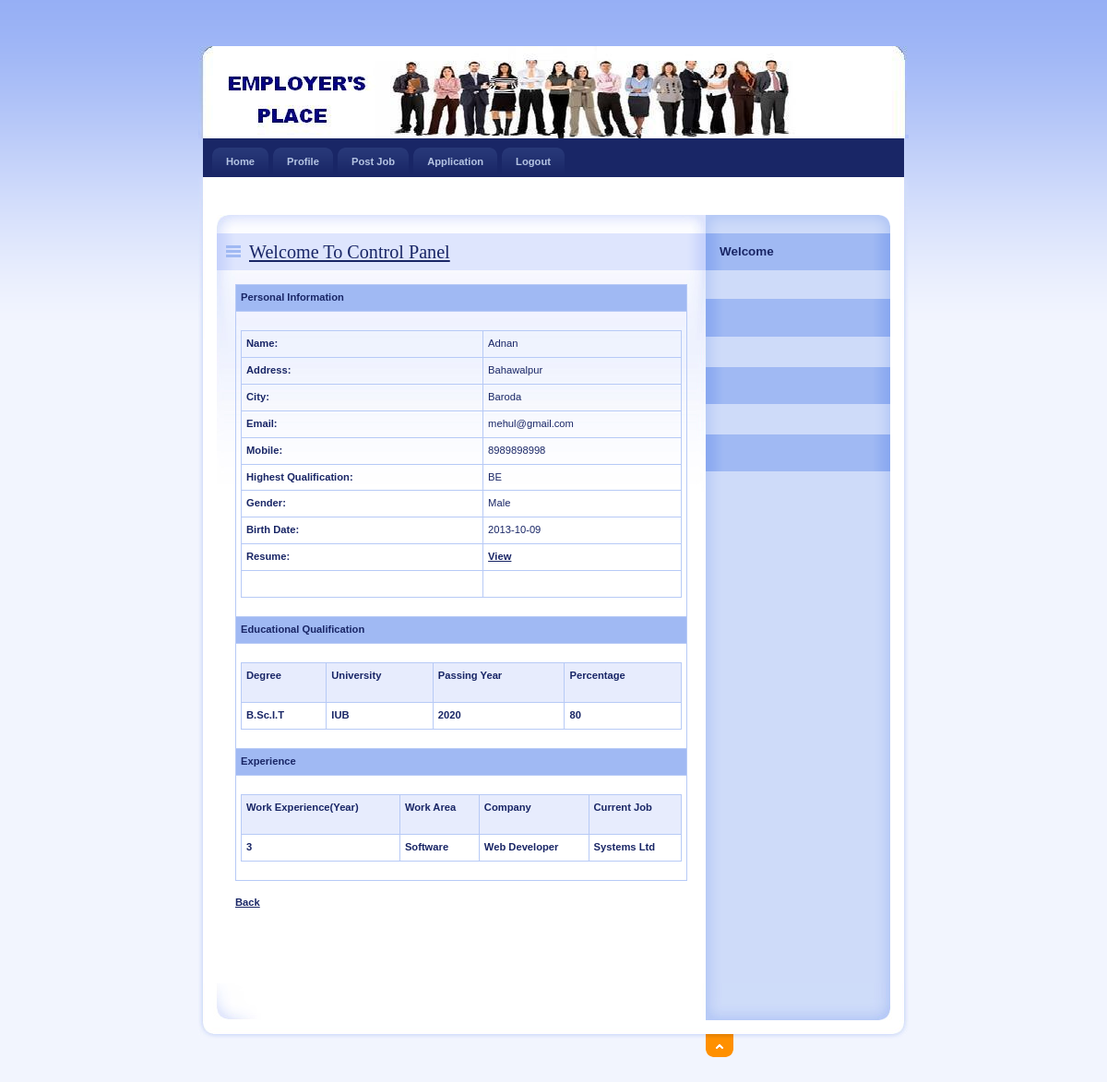
Screenshot of /Employer/ViewBiodata.php?JobSeekId=6 with the database file from the repository.
### tables this page shows
CREATE TABLE `jobseeker_reg` (
  `JobSeekId` int(11) NOT NULL,
  `JobSeekerName` varchar(20) NOT NULL,
  `Address` varchar(100) NOT NULL,
  `City` varchar(20) NOT NULL,
  `Email` varchar(40) NOT NULL,
  `Mobile` bigint(20) NOT NULL,
  `Qualification` varchar(20) NOT NULL,
  `Gender` varchar(10) NOT NULL,
  `BirthDate` date NOT NULL,
  `Resume` varchar(200) NOT NULL,
  `Status` varchar(10) NOT NULL,
  `UserName` varchar(20) NOT NULL,
  `Password` varchar(20) NOT NULL,
  `Question` varchar(100) NOT NULL,
  `Answer` varchar(50) NOT NULL
);

CREATE TABLE `jobseeker_education` (
  `EduId` int(11) NOT NULL,
  `JobSeekId` int(11) NOT NULL,
  `Degree` varchar(20) NOT NULL,
  `University` varchar(100) NOT NULL,
  `PassingYear` mediumint(9) NOT NULL,
  `Percentage` float NOT NULL
);

CREATE TABLE `experience` (
  `E_id` int(11) NOT NULL,
  `seekerid` int(11) NOT NULL,
  `start_date` varchar(255) NOT NULL,
  `EndDate` varchar(255) NOT NULL,
  `Work_exp` varchar(255) NOT NULL,
  `Work_area` varchar(255) NOT NULL,
  `Current_job` varchar(255) NOT NULL,
  `Cmp_name` varchar(255) NOT NULL,
  `Location` varchar(255) NOT NULL
);

### Employer/ViewBiodata.php (the view, shortened to what this page needs)
<!DOCTYPE html PUBLIC "-//W3C//DTD XHTML 1.0 Strict//EN" "http://www.w3.org/TR/xhtml1/DTD/xhtml1-strict.dtd">
<html xmlns="http://www.w3.org/1999/xhtml" xml:lang="cs" lang="cs">
<head>
    <link rel="stylesheet" media="screen,projection" type="text/css" href="./css/main.css" />
    <link rel="stylesheet" media="print" type="text/css" href="./css/print.css" />
    <link rel="stylesheet" media="aural" type="text/css" href="./css/aural.css" />
    <link href="../SpryAssets/SpryValidationTextarea.css" rel="stylesheet" type="text/css" />
</head>
<body id="www-url-cz">
<div id="main" class="box">
<?php
include "Header.php"
?>
<?php
include "menu.php"
?>
    <div id="page" class="box">
    <div id="page-in" class="box">
        <div id="strip" class="box noprint">
            <p id="breadcrumbs">&nbsp;</p>
        </div>
        <div id="content">
            <div class="article">
                <h2><span><a href="#">Welcome To Control Panel</a></span></h2>
              <table width="100%" border="0" cellspacing="0" cellpadding="0">
                  <tr>
                    <td bgcolor="#A0B9F3"><strong>Personal Information</strong></td>
                  </tr>
                  <tr>
                    <td>
                    <?php
$ID=$_GET['JobSeekId'];
$con = mysqli_connect("localhost","root","");
mysqli_select_db($con,"job");
$sql = "select * from JobSeeker_Reg where JobSeekId='".$ID."'  ";
$result = mysqli_query($con,$sql);
$row = mysqli_fetch_array($result)
?>
                <table width="100%" border="1" cellspacing="2" cellpadding="2">
                  <tr>
                    <td><strong>Name:</strong></td>
                    <td><?php echo $row['JobSeekerName'];?></td>
                  </tr>
                  <tr>
                    <td><strong>Address:</strong></td>
                    <td><?php echo $row['Address'];?></td>
                  </tr>
                  <tr>
                    <td><strong>City:</strong></td>
                    <td><?php echo $row['City'];?></td>
                  </tr>
                  <tr>
                    <td><strong>Email:</strong></td>
                    <td><?php echo $row['Email'];?></td>
                  </tr>
                  <tr>
                    <td><strong>Mobile:</strong></td>
                    <td><?php echo $row['Mobile'];?></td>
                  </tr>
                  <tr>
                    <td><strong>Highest Qualification:</strong></td>
                    <td><?php echo $row['Qualification'];?></td>
                  </tr>
                  <tr>
                    <td><strong>Gender:</strong></td>
                    <td><?php echo $row['Gender'];?></td>
                  </tr>
                  <tr>
                    <td><strong>Birth Date:</strong></td>
                    <td><?php echo $row['BirthDate'];?></td>
                  </tr>
                  <tr>
                    <td><strong>Resume:</strong></td>
                    <td><a href="../upload/<?php echo $row['Resume'];?>" target="_blank"><strong>View</strong></a></td>
                  </tr>
                  <tr>
                    <td>&nbsp;</td>
                    <td>&nbsp;</td>
                  </tr>
                </table>
                    </td>
                  </tr>
                  <tr>
                    <td bgcolor="#A0B9F3"><strong>Educational Qualification</strong></td>
                  </tr>
                  <tr>
                    <td><table width="100%" border="1" cellpadding="1" cellspacing="2" bordercolor="#006699" >
                      <tr>
                        <th height="32" bgcolor="#006699" class="style3"><div align="left" class="style9 style5 style2"><strong>Degree</strong></div></th>
                        <th bgcolor="#006699" class="style3"><div align="left" class="style9 style5 style2"><strong>University</strong></div></th>
                        <th bgcolor="#006699" class="style3"><div align="left" class="style9 style5 style2"><strong>Passing Year</strong></div></th>
                        <th bgcolor="#006699" class="style3"><div align="left" class="style9 style5 style2"><strong>Percentage</strong></div></th>
                      </tr>
                      <?php
$con = mysqli_connect("localhost","root","");
mysqli_select_db($con,"job");
$sql = "select * from JobSeeker_Education where JobSeekId='".$ID."'";
$result = mysqli_query($con,$sql);
while($row = mysqli_fetch_array($result))
{
$Degree=$row['Degree'];
$Univ=$row['University'];
$Passing=$row['PassingYear'];
$Per=$row['Percentage'];
?>
                      <tr>
                        <td class="style3"><div align="left" class="style9 style5"><strong><?php echo $Degree;?></strong></div></td>
                        <td class="style3"><div align="left" class="style9 style5"><strong><?php echo $Univ;?></strong></div></td>
                        <td class="style3"><div align="left" class="style9 style5"><strong><?php echo $Passing;?></strong></div></td>
                        <td class="style3"><div align="left" class="style9 style5"><strong><?php echo $Per;?></strong></div></td>
                       </tr>
                </table></td>
                      <?php
}
?>
 <tr>
                    <td bgcolor="#A0B9F3"><strong>Experience</strong></td>
                  </tr>
                   <tr>
                    <td><table width="100%" border="1" cellpadding="1" cellspacing="2" bordercolor="#006699" >
      <tr><th height="32" bgcolor="#006699" class="style3"><div align="left" class="style9 style5 style2"><strong>Work Experience(Year)</strong></div></th>
          <th bgcolor="#006699" class="style3"><div align="left" class="style9 style5 style2"><strong>Work Area</strong></div></th>
          <th bgcolor="#006699" class="style3"><div align="left" class="style9 style5 style2"><strong>Company</strong></div></th>
          <th bgcolor="#006699" class="style3"><div align="left" class="style9 style5 style2"><strong>Current Job</strong></div></th>
                      </tr>
                  <?php
$con = mysqli_connect("localhost","root","");
mysqli_select_db($con,"job");
$sql = "select * from experience where seekerid='".$ID."'";
$result = mysqli_query($con,$sql);
while($row = mysqli_fetch_array($result))
{
$Work_exp=$row['Work_exp'];
$Work_area=$row['Work_area'];
$Current_job=$row['Current_job'];
$Cmp_name=$row['Cmp_name'];
				  ?>
 <tr>
                        <td class="style3"><div align="left" class="style9 style5"><strong><?php echo $Work_exp;?></strong></div></td>
                        <td class="style3"><div align="left" class="style9 style5"><strong><?php echo $Work_area;?></strong></div></td>
                        <td class="style3"><div align="left" class="style9 style5"><strong><?php echo $Current_job;?></strong></div></td>
                        <td class="style3"><div align="left" class="style9 style5"><strong><?php echo $Cmp_name;?></strong></div></td>
                       </tr>
<?php
}
?>
                      </table></td></tr>
                   </table>
                <p align="center"><a href="Application.php"><strong>Back</strong></a></p>
              <p class="btn-more box noprint">&nbsp;</p>
          </div>
        </div>
<?php
include "right.php"
?>
    </div>
    </div>
<?php
include "footer.php"
?>
</div>
</body>
</html>

### Employer/css/main.css (style rules this page uses)
* { min-height:1px; }
body { border:0; margin:0; padding:0; background:#F2F5FE url("../design/bg.gif") 0 0 repeat-x; font:70%/160% "verdana",sans-serif; color:#192666; _text-align:center; }
a { color:#192666; }
p { border:0; margin:15px 0; padding:0; }
div { display:block; border:0; margin:0; padding:0; }
h1, h2, h3, h4, h5 { border:0; margin:15px 0 10px 0; padding:0; font-weight:bold; }
h2 { font-size:180%; line-height:100%; font-family:"georgia",serif; font-weight:normal; }
table { display:table; border-collapse:collapse; margin:15px 0; padding:0; border:1px solid #B7CAF6; font-size:100%; }
tr { display:table-row; }
th, td { display: table-cell; border:1px solid #B7CAF6; margin:0; padding:5px; vertical-align:top; text-align:left; }
th { background:#E7ECFD; text-align:center; color:#192666; font-weight:bold; }
a, img, span { border:0; margin:0; padding:0; }
strong, .strong { font-weight:bold; }
.box { min-height:1px; _height:1px; }
.box:after { content:"."; display:block; line-height:0px; font-size:0px; visibility:hidden; clear:both; }
#main { width:770px; margin:50px auto 0 auto; _text-align:left; }
#page { width:770px; min-height:1px; background:#FFF url("../design/bg_page.gif") 0 0 repeat-y; _height:1px; }
#page-in { min-height:1px; padding:10px 0; background:url("../design/bg_page_in.jpg") 0 0 no-repeat; _height:1px; }
#strip { position:relative; clear:both; padding:3px 20px 10px 20px; color:#6182D1; }
#strip p { margin:0; }
#strip #breadcrumbs { width:520px; margin:0; padding:0; }
#content { float:left; width:530px; _width:550px; margin:0; padding:0 0 0 20px; }
#content .article { clear:both; margin:0; padding:20px; background:url("../design/content_article_bg.jpg") 0 0 no-repeat; }
#content .article h2 { margin:0 -20px; padding:10px; background:#DEE5FD url("../design/content_title_bg.gif") 0 0 repeat-y; color:#192666; }
#content .article h2 span { background:url("../design/ico_list.gif") 0 50% no-repeat; padding-left:25px; }
#content .article p { text-align:justify; }
#content .btn-more { margin:0 0 15px 0; padding:0; border:0; position:relative; }

### Employer/css/print.css (style rules this page uses)
body { border:0; margin:0; padding:0; font-size:12pt }
a { color:#000; text-decoration:none; }
h1, h2, h3 { page-break-after:avoid; page-break-inside:avoid; }
table { border-collapse: collapse; border-width:1px; border-style:solid; }
th, td { display:table-cell; border-width:1px; border-style:solid; }
.noprint { display:none; }

### Employer/css/aural.css (style rules this page uses)
body { voice-family:paul,male; volume:loud; speech-rate:slow; richness:90; stress:20; }
h1, h2, h3, h4, h5 { cue-before:url("ping.au"); }
p, table { pause:50ms; }
strong { pitch:medium; pitch-range:60; stress:90; richness:90; }

### Employer/ViewBiodata.php (style rules this page uses)
.style2 { font-weight: bold }
.style3 { font-weight: bold }

### rows the page displays
jobseeker_reg: JobSeekerName "Adnan", Address "Bahawalpur", City "Baroda", Email "mehul@gmail.com", Mobile "8989898998", Qualification "BE", Gender "Male", BirthDate "2013-10-09"
jobseeker_education: Degree "B.Sc.I.T", University "IUB", PassingYear "2020", Percentage "80"
experience: Work_exp "3", Work_area "Software", Current_job "Web Developer", Cmp_name "Systems Ltd"
